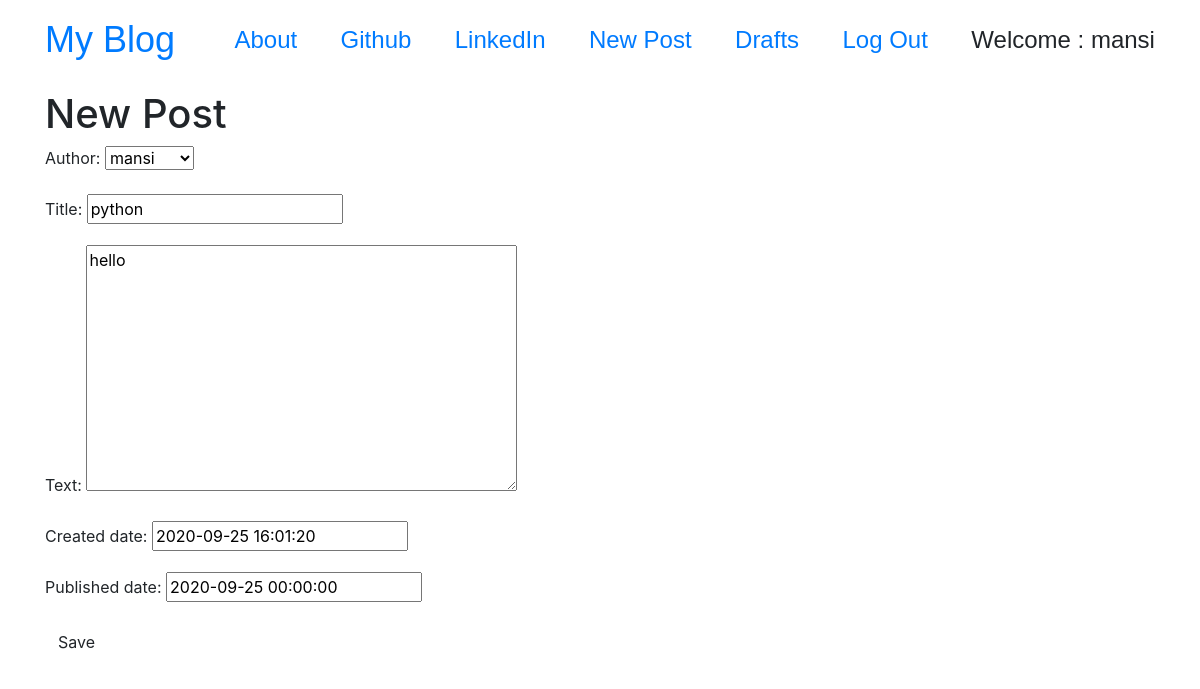
The app's page /post/5/edit/ (signed in) with its own data.
### blog/models.py (models this page shows, shortened)
class Post(models.Model):
    author = models.ForeignKey('auth.user',models.SET_NULL,blank=True,null=True)
    title = models.CharField(max_length=200)
    text = models.TextField()
    created_date = models.DateTimeField(default=timezone.now)
    published_date = models.DateTimeField(blank=True,null=True)

### blog/views.py (the view)
# urls.py: url(r'post/(?P<pk>\d+)/edit/$', views.PostUpdateView.as_view(), name = 'post_edit'),
class PostUpdateView(LoginRequiredMixin, UpdateView):
    login_url = '/login/'
    redirect_field_name = 'blog/post_detail.html'
    from_class = PostForm
    model = Post
    fields = '__all__'

### blog/templates/blog/post_form.html (shortened to what this page needs)
{% extends "blog/base.html" %}
{% block content %}
 <h1>New Post</h1>
 <form class = "post-form" method = "post">
   {{form.as_p}}
   <input type = "submit" href = "{% url 'posts:post_publish' %}" class = "save btn btn-default" name = "save" value = "Save">
 </form>
{% endblock %}

### blog/templates/blog/base.html (shortened to what this page needs)
<!DOCTYPE html>
{% load static %}
<html lang = "en" dir = "ltr">
  <head>
    <link rel = "stylesheet" href = "https://stackpath.bootstrapcdn.com/bootstrap/4.5.2/css/bootstrap.min.css">
    <link rel = "stylesheet" href = "//cdn.jsdelivr.net/npm/medium-editor@latest/dist/css/medium-editor.min.css" type = "text/css" media = "screen" charset = "utf-8">
    <link rel = "stylesheet" href = "{% static 'css/blog.css' %}">
  </head>
  <body class = "loader">
    <nav class  = "navbar navbar-default techfont Custom-navbar">
      <div class = "container">
        <a class = "navbar-brand bigbrand" href = "{% url 'posts:post_list' %}">My Blog</a>
        <a href = "{% url 'posts:about' %}">About</a>
        <a href =  "https://www.github.com">Github</a>
        <a href = "https://www.linkedin.com">LinkedIn</a>
          {% if user.is_authenticated %}
          <a href = "{% url 'posts:post_new' %}">New Post</a>
          <a href = "{% url 'posts:post_draft_list' %}">Drafts</a>
          <a href = "{% url 'logout' %}">Log Out</a>
          <a>Welcome : {{user.username }}</a>
          {% else %}
          <a class = "nav navbar-right" href = "{% url 'login' %}"><span class = 'glyphicon glyphicon-user'>Login</span></a>
          {% endif %}
      </div>
    </nav>
    <div class = "content container">
      <div class = "row">
        <div class = "col-md-8">
          <div class = "blog_post">
            {% block content %}
            {% endblock %}
          </div>
        </div>
      </div>
    </div>
 </body>
</html>

### blog/static/css/blog.css (style rules this page uses)
.techfont { font-family: 'Source Sans Pro',sans-serif; font-size: 1.5em; margin-bottom: 10px; }
.bigbrand { font-size: 1.5em; }
.loader { filter:hue-rotate(0deg); color:linear-gradient(45deg,#0f8,#08f); animation:hue 10000ms infinite linear; }

### records on screen
Post: author "mansi", title "python", text "hello", created_date "2020-09-25 16:01:20", published_date "2020-09-25 00:00:00"

### other values on screen
{{ user.username }} "mansi"
